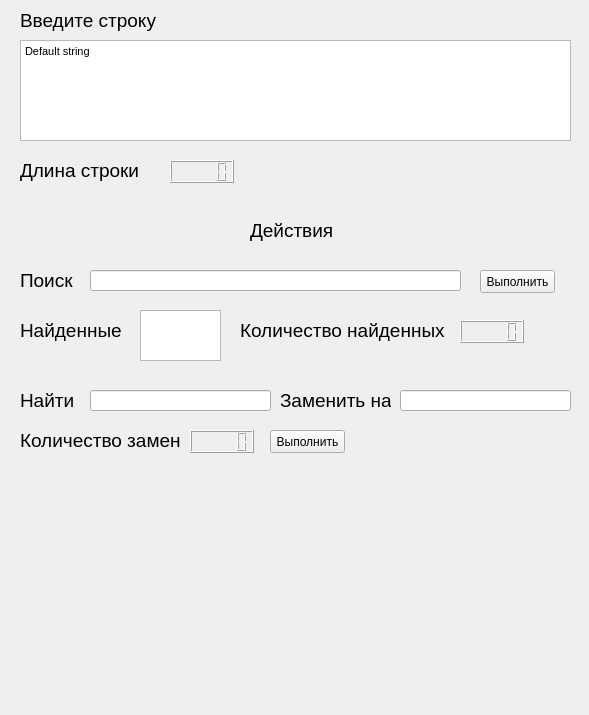
<?xml version="1.0" encoding="UTF-8"?>
<ui version="4.0">
 <class>StringClassTest</class>
 <widget class="QWidget" name="StringClassTest">
  <property name="geometry">
   <rect>
    <x>0</x>
    <y>0</y>
    <width>589</width>
    <height>715</height>
   </rect>
  </property>
  <property name="windowTitle">
   <string>Form</string>
  </property>
  <widget class="QLabel" name="label_2">
   <property name="geometry">
    <rect>
     <x>250</x>
     <y>210</y>
     <width>91</width>
     <height>41</height>
    </rect>
   </property>
   <property name="text">
    <string>&lt;html&gt;&lt;head/&gt;&lt;body&gt;&lt;p&gt;&lt;span style=&quot; font-size:14pt;&quot;&gt;Действия&lt;/span&gt;&lt;/p&gt;&lt;/body&gt;&lt;/html&gt;</string>
   </property>
  </widget>
  <widget class="QLabel" name="label_3">
   <property name="geometry">
    <rect>
     <x>20</x>
     <y>260</y>
     <width>91</width>
     <height>41</height>
    </rect>
   </property>
   <property name="text">
    <string>&lt;html&gt;&lt;head/&gt;&lt;body&gt;&lt;p&gt;&lt;span style=&quot; font-size:14pt;&quot;&gt;Поиск&lt;/span&gt;&lt;/p&gt;&lt;/body&gt;&lt;/html&gt;</string>
   </property>
  </widget>
  <widget class="QLabel" name="label_4">
   <property name="geometry">
    <rect>
     <x>20</x>
     <y>310</y>
     <width>111</width>
     <height>41</height>
    </rect>
   </property>
   <property name="text">
    <string>&lt;html&gt;&lt;head/&gt;&lt;body&gt;&lt;p&gt;&lt;span style=&quot; font-size:14pt;&quot;&gt;Найденные&lt;/span&gt;&lt;/p&gt;&lt;/body&gt;&lt;/html&gt;</string>
   </property>
  </widget>
  <widget class="QLabel" name="label_5">
   <property name="geometry">
    <rect>
     <x>20</x>
     <y>380</y>
     <width>91</width>
     <height>41</height>
    </rect>
   </property>
   <property name="text">
    <string>&lt;html&gt;&lt;head/&gt;&lt;body&gt;&lt;p&gt;&lt;span style=&quot; font-size:14pt;&quot;&gt;Найти&lt;/span&gt;&lt;/p&gt;&lt;/body&gt;&lt;/html&gt;</string>
   </property>
  </widget>
  <widget class="QLabel" name="label_6">
   <property name="geometry">
    <rect>
     <x>280</x>
     <y>380</y>
     <width>111</width>
     <height>41</height>
    </rect>
   </property>
   <property name="text">
    <string>&lt;html&gt;&lt;head/&gt;&lt;body&gt;&lt;p&gt;&lt;span style=&quot; font-size:14pt;&quot;&gt;Заменить на&lt;/span&gt;&lt;/p&gt;&lt;/body&gt;&lt;/html&gt;</string>
   </property>
  </widget>
  <widget class="QPushButton" name="pushButton_find">
   <property name="geometry">
    <rect>
     <x>480</x>
     <y>270</y>
     <width>75</width>
     <height>23</height>
    </rect>
   </property>
   <property name="text">
    <string>Выполнить</string>
   </property>
  </widget>
  <widget class="QPushButton" name="pushButton_replace">
   <property name="geometry">
    <rect>
     <x>270</x>
     <y>430</y>
     <width>75</width>
     <height>23</height>
    </rect>
   </property>
   <property name="text">
    <string>Выполнить</string>
   </property>
  </widget>
  <widget class="QLineEdit" name="lineEdit_find">
   <property name="geometry">
    <rect>
     <x>90</x>
     <y>270</y>
     <width>371</width>
     <height>21</height>
    </rect>
   </property>
  </widget>
  <widget class="QLineEdit" name="lineEdit_find_2">
   <property name="geometry">
    <rect>
     <x>90</x>
     <y>390</y>
     <width>181</width>
     <height>21</height>
    </rect>
   </property>
  </widget>
  <widget class="QLineEdit" name="lineEdit_place">
   <property name="geometry">
    <rect>
     <x>400</x>
     <y>390</y>
     <width>171</width>
     <height>21</height>
    </rect>
   </property>
  </widget>
  <widget class="QLCDNumber" name="lcdNumber_replacements">
   <property name="geometry">
    <rect>
     <x>190</x>
     <y>430</y>
     <width>64</width>
     <height>23</height>
    </rect>
   </property>
  </widget>
  <widget class="QLabel" name="label_9">
   <property name="geometry">
    <rect>
     <x>20</x>
     <y>420</y>
     <width>171</width>
     <height>41</height>
    </rect>
   </property>
   <property name="text">
    <string>&lt;html&gt;&lt;head/&gt;&lt;body&gt;&lt;p&gt;&lt;span style=&quot; font-size:14pt;&quot;&gt;Количество замен&lt;/span&gt;&lt;/p&gt;&lt;/body&gt;&lt;/html&gt;</string>
   </property>
  </widget>
  <widget class="QTextEdit" name="textEdit">
   <property name="geometry">
    <rect>
     <x>20</x>
     <y>40</y>
     <width>551</width>
     <height>101</height>
    </rect>
   </property>
   <property name="html">
    <string>&lt;!DOCTYPE HTML PUBLIC &quot;-//W3C//DTD HTML 4.0//EN&quot; &quot;http://www.w3.org/TR/REC-html40/strict.dtd&quot;&gt;
&lt;html&gt;&lt;head&gt;&lt;meta name=&quot;qrichtext&quot; content=&quot;1&quot; /&gt;&lt;style type=&quot;text/css&quot;&gt;
p, li { white-space: pre-wrap; }
&lt;/style&gt;&lt;/head&gt;&lt;body style=&quot; font-family:'MS Shell Dlg 2'; font-size:8.25pt; font-weight:400; font-style:normal;&quot;&gt;
&lt;p style=&quot; margin-top:0px; margin-bottom:0px; margin-left:0px; margin-right:0px; -qt-block-indent:0; text-indent:0px;&quot;&gt;&lt;span style=&quot; font-family:'MS Shell Dlg 2';&quot;&gt;Default string&lt;/span&gt;&lt;/p&gt;&lt;/body&gt;&lt;/html&gt;</string>
   </property>
  </widget>
  <widget class="QLabel" name="label_10">
   <property name="geometry">
    <rect>
     <x>20</x>
     <y>0</y>
     <width>161</width>
     <height>41</height>
    </rect>
   </property>
   <property name="text">
    <string>&lt;html&gt;&lt;head/&gt;&lt;body&gt;&lt;p&gt;&lt;span style=&quot; font-size:14pt;&quot;&gt;Введите строку&lt;/span&gt;&lt;/p&gt;&lt;/body&gt;&lt;/html&gt;</string>
   </property>
  </widget>
  <widget class="QTextBrowser" name="textBrowser_found">
   <property name="geometry">
    <rect>
     <x>140</x>
     <y>310</y>
     <width>81</width>
     <height>51</height>
    </rect>
   </property>
  </widget>
  <widget class="QLCDNumber" name="lcdNumber_strSize">
   <property name="geometry">
    <rect>
     <x>170</x>
     <y>160</y>
     <width>64</width>
     <height>23</height>
    </rect>
   </property>
   <property name="smallDecimalPoint">
    <bool>false</bool>
   </property>
  </widget>
  <widget class="QLabel" name="label_11">
   <property name="geometry">
    <rect>
     <x>20</x>
     <y>150</y>
     <width>171</width>
     <height>41</height>
    </rect>
   </property>
   <property name="text">
    <string>&lt;html&gt;&lt;head/&gt;&lt;body&gt;&lt;p&gt;&lt;span style=&quot; font-size:14pt;&quot;&gt;Длина строки&lt;/span&gt;&lt;/p&gt;&lt;/body&gt;&lt;/html&gt;</string>
   </property>
  </widget>
  <widget class="QLCDNumber" name="lcdNumber_found">
   <property name="geometry">
    <rect>
     <x>460</x>
     <y>320</y>
     <width>64</width>
     <height>23</height>
    </rect>
   </property>
  </widget>
  <widget class="QLabel" name="label_12">
   <property name="geometry">
    <rect>
     <x>240</x>
     <y>310</y>
     <width>211</width>
     <height>41</height>
    </rect>
   </property>
   <property name="text">
    <string>&lt;html&gt;&lt;head/&gt;&lt;body&gt;&lt;p&gt;&lt;span style=&quot; font-size:14pt;&quot;&gt;Количество найденных&lt;/span&gt;&lt;/p&gt;&lt;/body&gt;&lt;/html&gt;</string>
   </property>
  </widget>
 </widget>
 <resources/>
 <connections/>
</ui>
